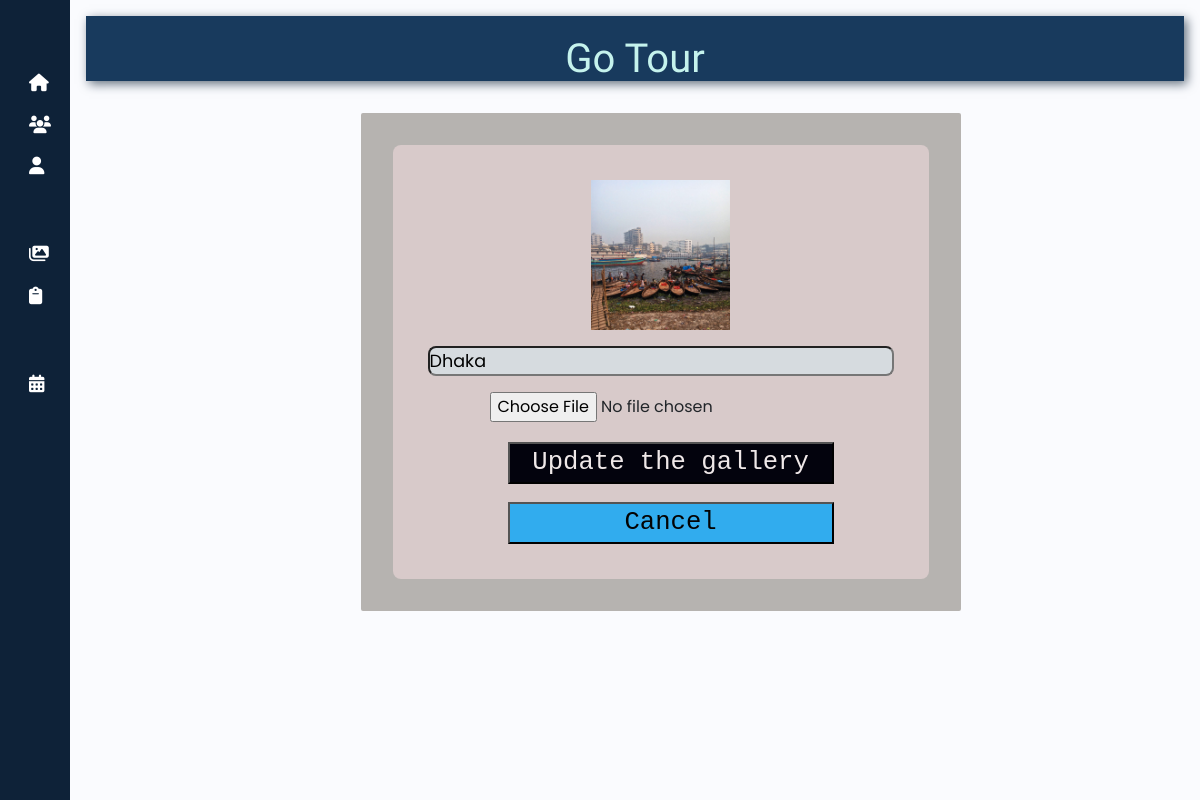
The app's page /editgallery.php?edit=9 with its own data.
### tables this page shows
CREATE TABLE `gallery` (
  `gallery_id` int(255) NOT NULL,
  `name` varchar(255) NOT NULL,
  `image` varchar(255) NOT NULL
);

### editgallery.php (the view, shortened to what this page needs)
<?php
include 'database.php';
?>
<!DOCTYPE html>
<html lang="en">
<head>
    <link href="https://cdn.lineicons.com/4.0/lineicons.css" rel="stylesheet" />
    <link href="https://cdn.jsdelivr.net/npm/bootstrap@5.3.0-alpha3/dist/css/bootstrap.min.css" rel="stylesheet"
>
    <link rel="stylesheet" href="https://cdnjs.cloudflare.com/ajax/libs/font-awesome/6.6.0/css/all.min.css">
    <link rel="stylesheet" href="asset/dashbord.css">
    <link rel="stylesheet" href="asset/navbar.css">
    <link rel="stylesheet" href="asset/editgallery.css">
</head>
<body>
<div class="wrapper">
    <aside id="sidebar">
            <div class="d-flex">
                <button class="toggle-btn" type="button">
                </button>
            </div>
            <ul class="sidebar-nav">
            <li class="sidebar-item">
                    <a href="admin_dashbord.php" class="sidebar-link">
                    <i class="fa-solid fa-house"></i>
                    </a>
                </li>
                <li class="sidebar-item">
                    <a href="users_list.php" class="sidebar-link">
                    <i class="fa-solid fa-users"></i>
                    </a>
                </li>
                <li class="sidebar-item">
                    <a href="aprofile.php" class="sidebar-link">
                        <i class="fa-solid fa-user"></i>
                    </a>
                </li>
                <li class="sidebar-item">
    <a href="#" class="sidebar-link collapsed has-dropdown" data-bs-toggle="collapse"
        data-bs-target="#managePackage" aria-expanded="false" aria-controls="managePackage">
    </a>
</li>
<li class="sidebar-item">
    <a href="#" class="sidebar-link collapsed has-dropdown" data-bs-toggle="collapse"
        data-bs-target="#manageGallery" aria-expanded="false" aria-controls="manageGallery">
        <i class="fa-solid fa-images"></i>
    </a>
</li>
                <li class="sidebar-item">
                    <a href="adminreview.php" class="sidebar-link">
                    <i class="fa-solid fa-clipboard"></i>
                    </a>
                </li>
                <li class="sidebar-item">
                    <a href="admincontact.php" class="sidebar-link">
                    </a>
                </li>
                <li class="sidebar-item">
                    <a href="managebook.php" class="sidebar-link">
                    <i class="fa-solid fa-calendar-days"></i>
                    </a>
                </li>
            </ul>
            <div class="sidebar-footer">
                <a href="adminlogout.php" class="sidebar-link">
                </a>
            </div>
        </aside>
        <div class="main p-3">
            <div class="text-center">
  <nav class="navbar sticky-top navbar-expand-lg">
    <div class="logo">Go Tour</div>
</nav>
            <section class="edit-form-container">
                <?php
                if (isset($_GET['edit'])) {
                    $edit_id = $_GET['edit'];
                    $edit_query = mysqli_query($conn, "SELECT * FROM `gallery` WHERE gallery_id=$edit_id");
                    if (mysqli_num_rows($edit_query) > 0) {
                        while ($fetch_edit = mysqli_fetch_assoc($edit_query)) {
                            ?>
                            <form action="" method="post" enctype="multipart/form-data">
                                <img src="uploaded_img/<?php echo $fetch_edit['image']; ?>" height="150" alt="Current Image">
                                <input type="text" class="box" required name="update_p_name" value="<?php echo $fetch_edit['name']; ?>">
                                <input type="file" name="update_p_image" class="img" accept="image/png, image/jpg, image/jpeg">
                                <input type="submit" name="update_gallery" value="Update the gallery" class="edit-btn">
                                <input type="reset" value="Cancel" class="option-btn" id="close-edit">
                            </form>
                            <?php
                        }
                    } else {
                        echo "<div class='empty'>No record found!</div>";
                    }
                }
                ?>
            </section>
        </div>
    </div>
</div>
</body>
</html>

### asset/dashbord.css (style rules this page uses)
a { text-decoration: none; }
li { list-style: none; }
body { font-family: 'Poppins', sans-serif; }
.wrapper { display: flex; }
.main { min-height: 100vh; width: 100%; overflow: hidden; transition: all 0.35s ease-in-out; background-color: #fafbfe; }
#sidebar { width: 70px; min-width: 70px; z-index: 1000; transition: all .25s ease-in-out; background-color: #0e2238; display: flex; flex-direction: column; }
.toggle-btn { background-color: transparent; cursor: pointer; border: 0; padding: 1rem 1.5rem; }
.sidebar-nav { padding: 2rem 0; flex: 1 1 auto; }
a.sidebar-link { padding: .625rem 1.625rem; color: #FFF; display: block; font-size: 0.9rem; white-space: nowrap; border-left: 3px solid transparent; }
.sidebar-link i { font-size: 1.1rem; margin-right: .75rem; }
.sidebar-item { position: relative; }

### asset/navbar.css (style rules this page uses)
* { box-sizing: border-box; margin: 0; padding: 0; }
body, html { margin: 0; padding: 0; display: grid; }
.navbar { display: flex; flex-flow: row wrap; width: 100%; height: 65px; background-color: #183a5d; box-shadow: 3px 3px 10px rgb(98, 111, 125); align-items: center; justify-content: center; position: sticky; top: 0; z-index: 10000; }
.logo { flex: 1; font-size: 40px; padding: 5px; text-align: center; font-family: Satisfy; color: #c5f3ed; }

### asset/editgallery.css (style rules this page uses)
.edit-form-container { position: flex; top: 0; left:0; z-index: 900; background-color: rgb(182, 179, 176); padding: 2rem; display: flex; align-items: center; justify-content: center; min-height: 450px; width: 600px; margin-left: 25%; margin-top: 2rem; border-radius: 2px; }
.edit-form-container form { width: 70rem; padding:35px; border-radius: .5rem; background-color: rgb(216, 202, 202); text-align: center; }
.edit-form-container form .box { width: 100%; background-color: rgb(214, 219, 223); border-radius: .5rem; margin: 1rem 0; font-size: 1.1rem; color: black; }
.option-btn { display: block; width: 70%; text-align: center; background-color:rgb(49, 172, 238); color: rgb(3, 3, 3); font-size: 1.6rem; font-family: 'Courier New', Courier, monospace; margin-top: 1.1rem; margin-left: 5rem; }
.edit-btn { display: block; width: 70%; text-align: center; background-color:rgb(3, 3, 13); color: rgb(239, 232, 232); font-size: 1.6rem; font-family: 'Courier New', Courier, monospace; cursor: pointer; margin-top: 1.2rem; margin-left: 5rem; }

### records on screen
gallery: image (picture), update_p_name "Dhaka"
